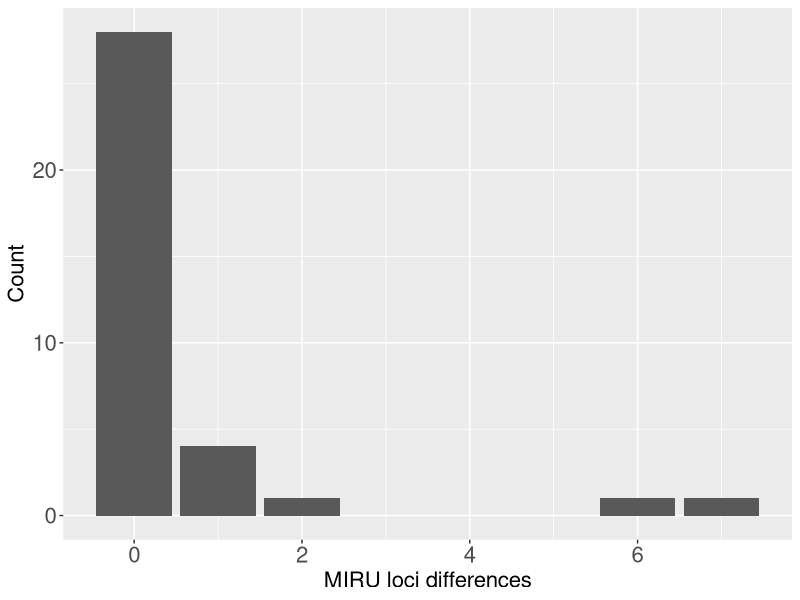
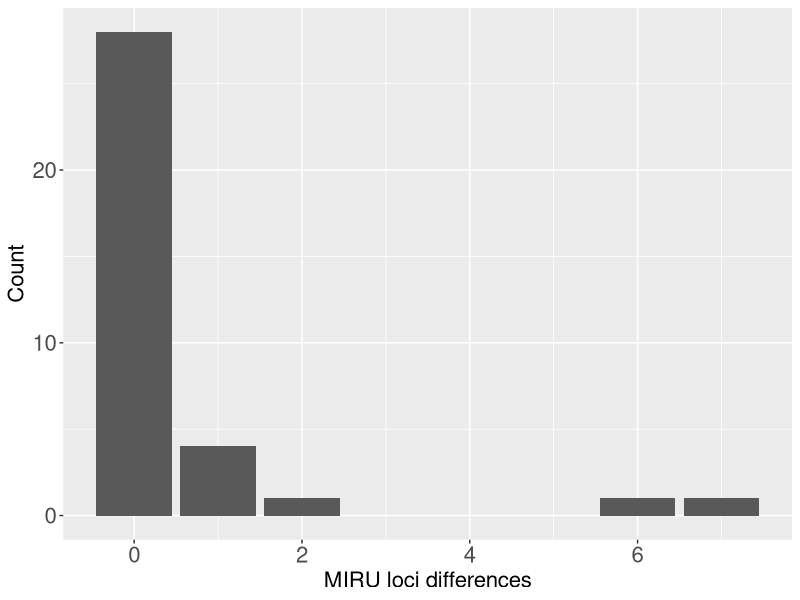

The R source for these figures, in order:

 
library(ggplot2)
data <- read.table("figures/figure_4b.txt", header=T)

ggplot(data, aes(x=MIRUchanges, y=Count)) + geom_bar(stat="identity") + labs(x="MIRU loci differences") +
   theme(axis.title.x = element_text(size=16), axis.title.y = element_text(size=16), axis.text.x = element_text(size=16), axis.text.y = element_text(size=16))
ggsave("figures/figure_4b.png")
